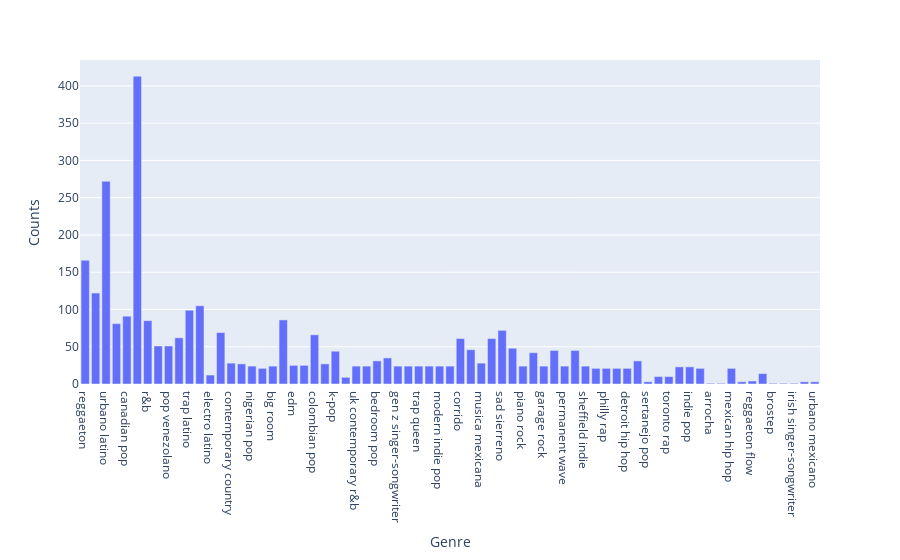

The notebook cell this image was saved under:
### Code cell
import plotly.express as px
# Create an empty dictionary to store the genre counts
genre_counts = {}
for index, row in combined_df.iterrows():
    for genre in row['artist_genre']:
        if genre in genre_counts:
            genre_counts[genre] += 1
        else:
            genre_counts[genre] = 1

genre_counts = pd.DataFrame(genre_counts.items(), columns=['Genre', 'Counts'])

genre_counts_fig_bar = px.bar(genre_counts, x='Genre', y='Counts')
genre_counts_fig_bar.show()

### Figure 1 — Plotly figure (JSON) as saved in the notebook; plotly's stock layout.template omitted (floating-point values rounded to 4 significant figures)
{"data": [{"alignmentgroup": "True", "hovertemplate": "Genre=%{x}<br>Counts=%{y}<extra></extra>", "legendgroup": "", "marker": {"color": "#636efa", "pattern": {"shape": ""}}, "name": "", "offsetgroup": "", "orientation": "v", "showlegend": false, "textposition": "auto", "type": "bar", "x": ["reggaeton", "reggaeton colombiano", "urbano latino", "canadian contemporary r&b", "canadian pop", "pop", "r&b", "argentine hip hop", "pop venezolano", "trap argentino", "trap latino", "rap", "electro latino", "latin hip hop", "contemporary country", "uk pop", "nigerian pop", "alternative hip hop", "big room", "dance pop", "edm", "pop dance", "colombian pop", "latin pop", "k-pop", "k-rap", "uk contemporary r&b", "puerto rican pop", "bedroom pop", "k-pop girl group", "gen z singer-songwriter", "new jersey underground rap", "trap queen", "viral rap", "modern indie pop", "chill pop", "corrido", "corridos tumbados", "musica mexicana", "nueva musica mexicana", "sad sierreno", "sierreno", "piano rock", "pop reggaeton", "garage rock", "modern rock", "permanent wave", "rock", "sheffield indie", "melodic rap", "philly rap", "trap", "detroit hip hop", "hip hop", "sertanejo pop", "canadian hip hop", "toronto rap", "boston folk", "indie pop", "trap triste", "arrocha", "sertanejo", "mexican hip hop", "pop argentino", "reggaeton flow", "trap boricua", "brostep", "progressive electro house", "irish singer-songwriter", "r&b en espanol", "urbano mexicano"], "xaxis": "x", "y": [166, 122, 272, 81, 91, 413, 85, 51, 51, 62, 99, 105, 12, 69, 28, 27, 24, 21, 24, 86, 25, 25, 66, 27, 44, 9, 24, 24, 31, 35, 24, 24, 24, 24, 24, 24, 61, 46, 28, 61, 72, 48, 24, 42, 24, 45, 24, 45, 24, 21, 21, 21, 21, 31, 3, 10, 10, 23, 23, 21, 1, 1, 21, 3, 4, 14, 1, 1, 1, 3, 3], "yaxis": "y"}], "layout": {"barmode": "relative", "legend": {"tracegroupgap": 0}, "margin": {"t": 60}, "xaxis": {"anchor": "y", "domain": [0, 1], "title": {"text": "Genre"}}, "yaxis": {"anchor": "x", "domain": [0, 1], "title": {"text": "Counts"}}}}
